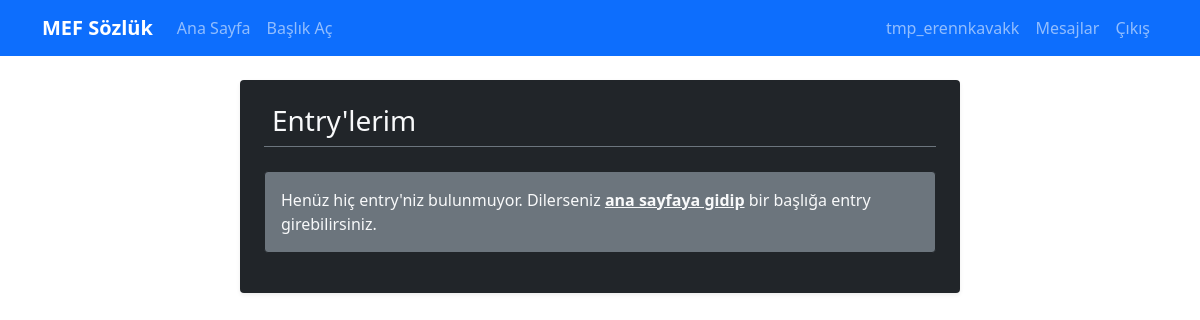
The app's page /user/entries (signed in), older data.
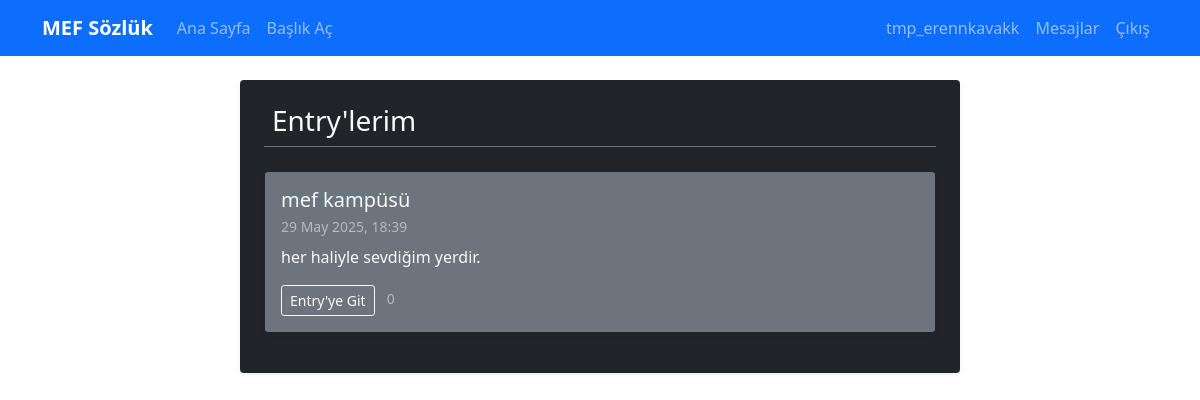
The same page, newer data.
### app/models/entry.py (models this page shows, shortened)
class Entry(db.Model):
    id = db.Column(db.Integer, primary_key=True)
    content = db.Column(db.Text, nullable=False)
    created_at = db.Column(db.DateTime, default=lambda: datetime.now(timezone.utc))
    updated_at = db.Column(db.DateTime, default=lambda: datetime.now(timezone.utc))
    title_id = db.Column(db.Integer, db.ForeignKey('title.id'), nullable=False)
    author_id = db.Column(db.Integer, db.ForeignKey('user.id'), nullable=False)
    favorites = db.relationship('Favorite', backref='entry', lazy='dynamic', cascade='all, delete-orphan')
    def can_edit(self, user):
        if not user or not user.is_authenticated:
            return False
        if user.is_admin:
            return True
        if self.author_id != user.id:
            return False
        if self.created_at.tzinfo is None:
            created_at_aware = self.created_at.replace(tzinfo=timezone.utc)
        else:
            created_at_aware = self.created_at.astimezone(timezone.utc)
        current_time_utc = datetime.now(timezone.utc)
        time_passed_seconds = (current_time_utc - created_at_aware).total_seconds()
        edit_limit_minutes = current_app.config.get('ENTRY_EDIT_TIME_LIMIT', 15) # Varsayılan 15 dakika
        edit_limit_seconds = edit_limit_minutes * 60
        return time_passed_seconds <= edit_limit_seconds
    def favorite_count(self):
        return self.favorites.count()

class Title(db.Model):
    id = db.Column(db.Integer, primary_key=True)
    name = db.Column(db.String(200), unique=True, nullable=False)
    created_at = db.Column(db.DateTime, default=lambda: datetime.now(timezone.utc))
    last_entry_time = db.Column(db.DateTime, default=lambda: datetime.now(timezone.utc))
    entries = db.relationship('Entry', backref='title', lazy='dynamic', cascade='all, delete-orphan')

### app/routes/user.py (the view)
@bp.route('/entries')
@login_required
def my_entries():
    page = request.args.get('page', 1, type=int)
    entries = Entry.query.filter_by(author_id=current_user.id)\
                        .order_by(desc(Entry.created_at))\
                        .paginate(page=page, per_page=10, error_out=False)
    return render_template('user/my_entries.html', entries=entries, timezone=timezone)

### app/__init__.py (called while the page is built)
@login_manager.user_loader
def load_user(user_id):
    from app.models.user import User
    return User.query.get(int(user_id))

### app/models/user.py (called while the page is built)
    def get_unread_message_count(self):
        return self.received_messages.filter_by(is_read=False).count()

### app/templates/user/my_entries.html (shortened to what this page needs)
{% extends "base.html" %}
{% block content %}
<div class="container mt-4 text-light">
    <div class="row justify-content-center">
        <div class="col-md-9 col-lg-8">
            <div class="bg-dark border-secondary p-4 rounded shadow-sm">
                <h3 class="mb-4 border-bottom border-secondary pb-2">
                    Entry'lerim
                </h3>
                {% if entries.items %}
                    {% for entry in entries.items %}
                    <div class="card mb-3 bg-secondary border-dark text-light shadow-sm">
                        <div class="card-body">
                            <div class="d-flex justify-content-between align-items-start">
                                <div>
                                    <h5 class="card-title mb-1">
                                        <a href="{{ url_for('main.view_title', id=entry.title.id) }}" class="link-light text-decoration-none hover-underline">{{ entry.title.name }}</a>
                                    </h5>
                                    <small class="text-white-50 d-block mb-2">
                                         {{ entry.created_at.strftime('%d %B %Y, %H:%M') }}
                                    </small>
                                </div>
                            </div>
                            <div class="entry-content-preview mb-3" style="max-height: 100px; overflow: hidden;">
                                {{ entry.content | striptags | truncate(250, True, '...') }}
                            </div>
                            <a href="{{ url_for('main.view_title', id=entry.title.id, _anchor='entry-' ~ entry.id|string) }}" class="btn btn-sm btn-outline-light">
                                 Entry'ye Git
                            </a>
                            <span class="ms-2 text-white-50 small">
                                 {{ entry.favorite_count() }}
                            </span>
                        </div>
                    </div>
                    {% endfor %}
                {% else %}
                    <div class="alert bg-secondary text-light border-dark" role="alert">
                        Henüz hiç entry'niz bulunmuyor. Dilerseniz <a href="{{ url_for('main.index') }}" class="alert-link link-light hover-underline">ana sayfaya gidip</a> bir başlığa entry girebilirsiniz.
                    </div>
                {% endif %}
            </div>
        </div>
    </div>
</div>
{% endblock %}

Row changes from the older to the newer data that the page shows:
added Entry: title.name "mef kampüsü", created_at "29 May 2025, 18:39", content "her haliyle sevdiğim yerdir.", favorite_count "0"
Text that changed along with them:
text no longer shown: "Henüz hiç entry'niz bulunmuyor. Dilerseniz ana sayfaya gidip bir başlığa entry girebilirsiniz."
